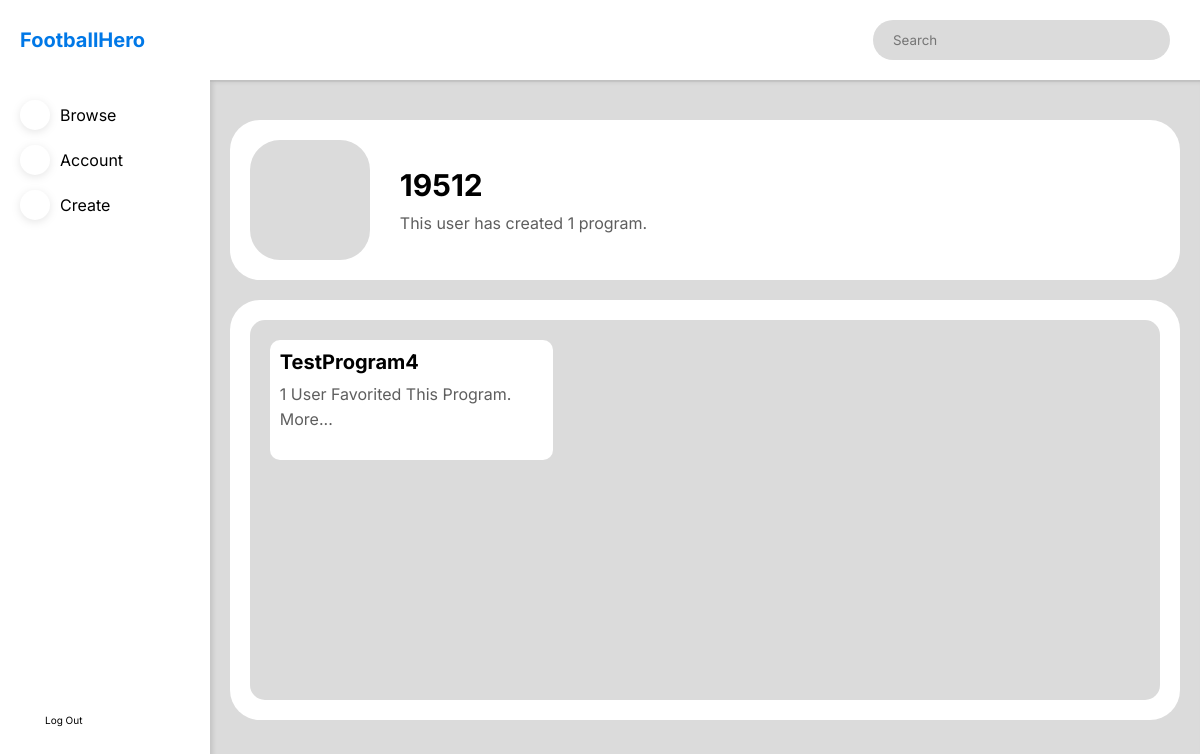
/account/19512 (signed in), run on the app's committed database.
### website/models.py (models this page shows)
class User(db.Model, UserMixin):
    id = db.Column(db.Integer, primary_key=True)
    username = db.Column(db.String(150), unique=True, nullable=False)
    email = db.Column(db.String(150), unique=True)
    password = db.Column(db.String(200))
    verified = db.Column(db.Boolean, default=False)
    programs = db.relationship('Program')
    favorites = db.relationship(
        'Program',
        secondary=FavoriteProgram,
        backref=db.backref('favoriteprograms'),
        lazy='dynamic'
    )

class Program(db.Model):
    id = db.Column(db.Integer, primary_key=True)
    name = db.Column(db.String(150), nullable=False)
    user_id = db.Column(db.Integer, db.ForeignKey('user.id'), nullable=False)
    description = db.Column(db.String(3000))
    exercises = db.relationship(
        'Exercise',
        secondary=ExerciseProgram,
        backref='exercises'
    )

### website/dashboard.py (the view, shortened to what this page needs)
@dashboard.route("/account/<username>", methods=['POST', 'GET'])
@login_required
def account(username):
    user = db.session.query(User).filter(
        User.username == username).first()
    if not user:
        abort(404)
    likes_query = db.session.\
        query(
            FavoriteProgram.columns.program_id.label('programid'),
            func.count().label('cnt')
        ).\
        filter(FavoriteProgram.columns.program_id).\
        group_by('programid').\
        subquery()
    programscreated = db.session.\
        query(Program.id,
              Program.name,
              func.coalesce(
                  likes_query.c.cnt, 0).label('cnt')
              ).\
        join(likes_query,
             likes_query.c.programid == Program.id,
             isouter=True
             ).\
        filter(Program.user_id == user.id).\
        order_by(desc(Program.id)).\
        all()
    return render_template(
        'account.html',
        user=user,
        programscreated=programscreated
    )

### website/templates/account.html (shortened to what this page needs)
{% extends 'dashboard_template.html' %} {% block content %}
<div class="dashboard-body-element dashboard-body-first dashboard-body-account-first">
    <div class="dashboard-body-icon dashboard-body-tag">
        <span class="iconify" data-icon="bx:user"></span>
    </div>
    <div class="dashboard-account-info-wrapper">
        <p class="dashboard-account-info-username">{{user.username}}</p>
        {% if current_user.username == user.username %} {% if programscreated
        |length == 0 %}
        <p class="dashboard-account-info-subtitle">You have created 0 programs.</p>
        {% elif programscreated |length == 1 %}
        <p class="dashboard-account-info-subtitle">You have created 1 program.</p>
        {% else %}
        <p class="dashboard-account-info-subtitle">
            You have created {{programscreated |length}} programs
        </p>
        {% endif%} {% else %} {% if programscreated |length == 0 %}
        <p class="dashboard-account-info-subtitle">
            This user has created 0 programs.
        </p>
        {% elif programscreated|length == 1 %}
        <p class="dashboard-account-info-subtitle">
            This user has created 1 program.
        </p>
        {% else %}
        <p class="dashboard-account-info-subtitle">
            This user has created {{programscreated |length}} programs
        </p>
        {% endif%} {% endif %}
    </div>
</div>
<div class="dashboard-body-element dashboard-account-programs-wrapper">
    <div class="dashboard-account-programs">
        {% for program in programscreated%}
        <div class="dashboard-account-programs-card">
            <p>{{program.name}}</p>
            {% if program.cnt == 1 %}
            <p>{{program.cnt}} user favorited this program.</p>
            {% else %}
            <p>{{program.cnt}} users favorited this program.</p>
            {% endif %}
            <a onclick="location.href= '/program/{{program.id}}'">more...</a>
        </div>
        {% endfor %}
    </div>
</div>
{% endblock %}

### website/static/styles.css (style rules this page uses)
* { padding: 0; margin: 0; box-sizing: border-box; font-family: "Inter", "Poppins"; }
:root { --main-color: #0078e7; --secondary-color: #dbdbdb; --background-colour: #ffffff; --text-color-1: #000000; --text-color-2: #5e5e5e; --text-color-3: #ffffff; }
html { scroll-behavior: smooth; }
.dashboard-body-first { margin-top: 40px; }
.dashboard-body-icon { height: 120px; width: 120px; background-color: var(--secondary-color); border-radius: 30px; display: flex; align-items: center; justify-content: center; }
.dashboard-body-icon .iconify { width: 60%; height: 60%; color: var(--text-color-2); }
.dashboard-body-element { width: 96%; margin-left: auto; margin-right: auto; background-color: var(--background-colour); padding: 20px; border-radius: 30px; }
.dashboard-body-account-first { display: flex; align-items: center; }
.dashboard-account-info-wrapper { display: flex; flex-direction: column; justify-content: center; width: 80%; margin-left: 30px; height: 120px; }
.dashboard-account-info-username { font-weight: bold; font-size: 30px; margin-bottom: 10px; }
.dashboard-account-info-subtitle { color: var(--text-color-2); }
.dashboard-account-programs-wrapper { margin-top: 20px; height: 60%; min-height: 400px; }
.dashboard-account-programs { height: 100%; width: 100%; border-radius: 15px; padding: min(5%, 20px); background-color: var(--secondary-color); display: grid; grid-template-columns: 1fr 1fr 1fr; grid-template-rows: auto; grid-row-gap: 10px; grid-column-gap: 10px; grid-template-rows: repeat(auto-fill, 120px); overflow-y: scroll; }
.dashboard-account-programs-card { background-color: var(--background-colour); height: 100%; width: 100%; padding: 10px; border-radius: 10px; text-transform: capitalize; }
.dashboard-account-programs-card p:first-child { color: var(--text-color-1); font-weight: bold; font-size: 20px; width: 100%; text-overflow: ellipsis; margin-bottom: 10px; }
.dashboard-account-programs-card p { color: var(--text-color-2); margin-bottom: 5px; }
.dashboard-account-programs-card a { color: var(--text-color-2); }

### data on the page
User: username "19512"
Program: name "TestProgram4", cnt "1"
